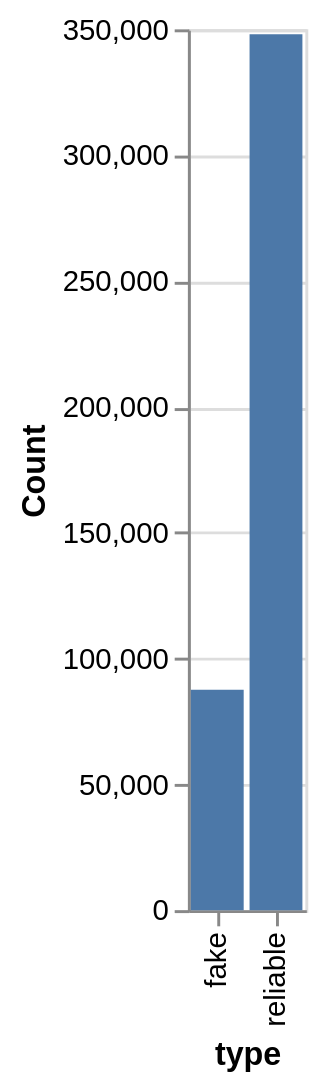

Write a Vega-Lite specification for this figure.
### Vega-Lite specification from a JSON file in a GitHub repository (floating-point values rounded to 4 significant figures)
{"config": {"view": {}, "mark": {}}, "data": {"values": [{"x": "fake", "y": 87540}, {"x": "reliable", "y": 348023}]}, "mark": "bar", "encoding": {"x": {"type": "nominal", "axis": {"title": "type"}, "field": "x"}, "y": {"type": "quantitative", "axis": {"title": "Count"}, "field": "y"}}, "$schema": "https://vega.github.io/schema/vega-lite/v5.json", "datasets": {"data-edf4e537efd3c48f9712f4ac53bfc7ba": [{"x": "fake", "y": 87540}, {"x": "reliable", "y": 348023}]}}
